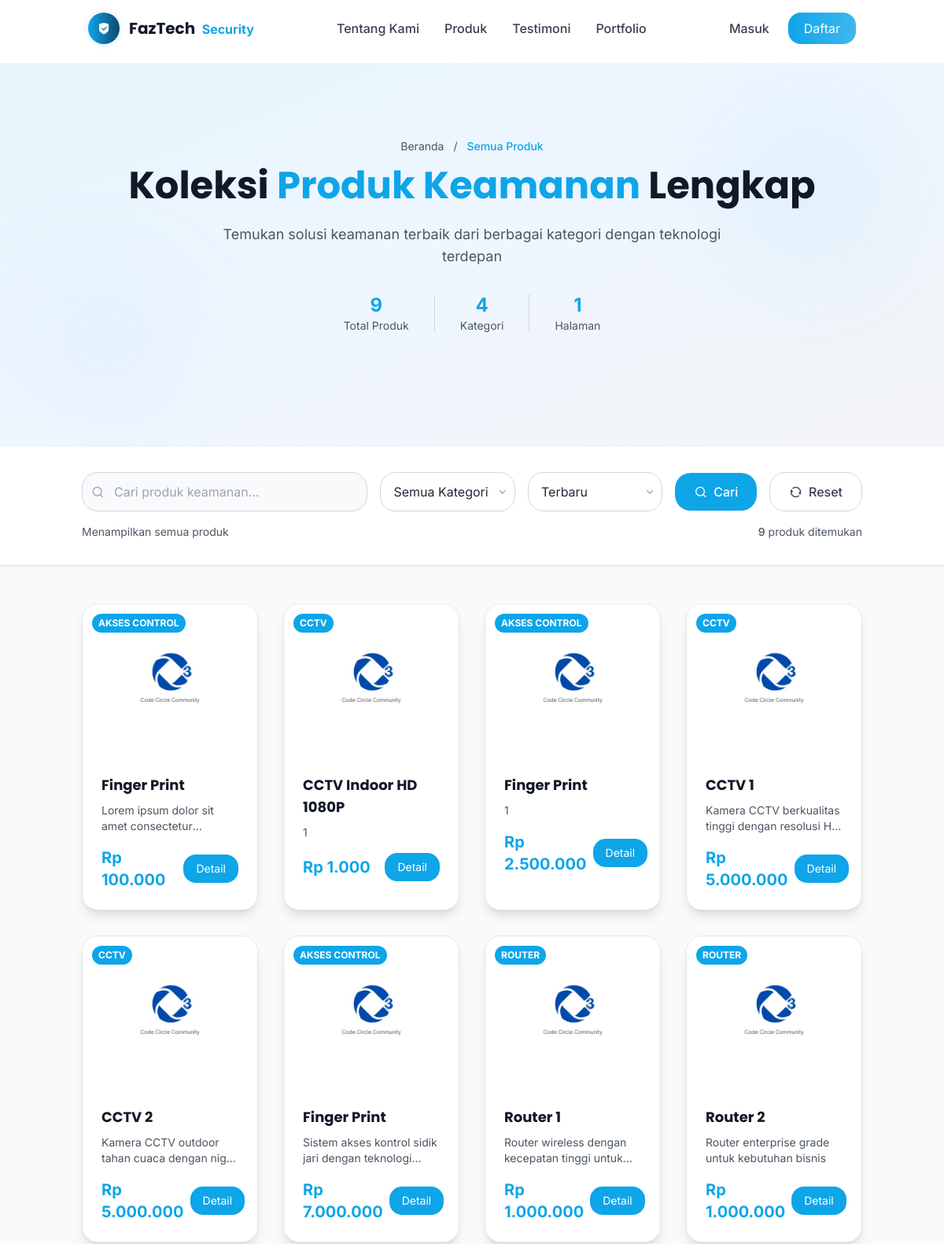
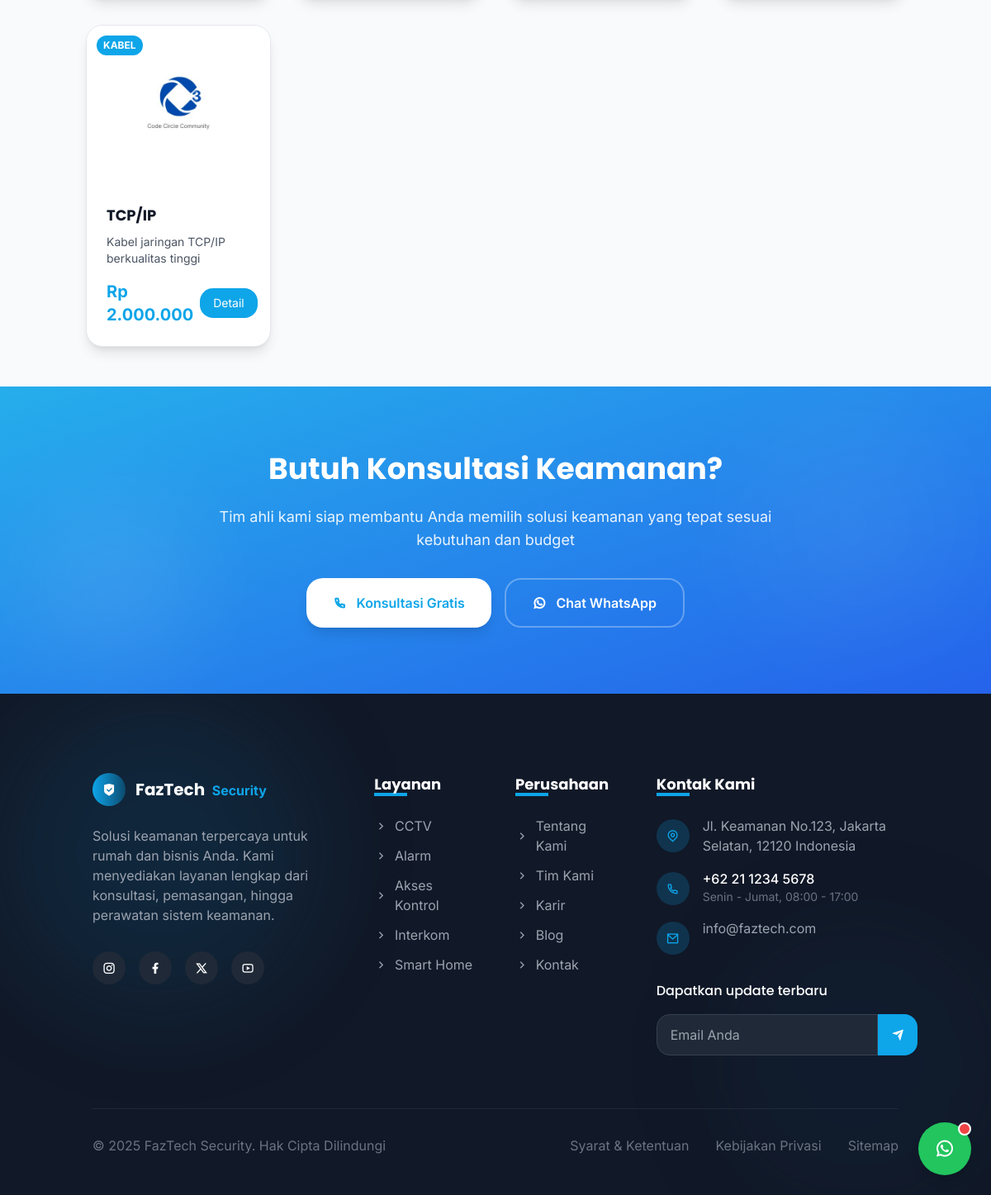
Screenshot of /index.php/beranda/produk with the database file from the repository (2 pictures, top to bottom).
### tables this page shows
CREATE TABLE `produk` (
  `id` int NOT NULL,
  `nama_produk` varchar(100) NOT NULL,
  `kategori` varchar(50) NOT NULL,
  `harga` decimal(15,2) NOT NULL,
  `stok` int NOT NULL DEFAULT '0',
  `deskripsi` text,
  `gambar` varchar(255) DEFAULT NULL,
  `tanggal_dibuat` timestamp NOT NULL DEFAULT CURRENT_TIMESTAMP,
  `tanggal_diperbarui` timestamp NOT NULL DEFAULT CURRENT_TIMESTAMP ON UPDATE CURRENT_TIMESTAMP
);

### application/controllers/Beranda.php (called while the page is built, shortened)
<?php
class Beranda extends CI_Controller {
    public function __construct() {
        $this->load->model('Produk_model');
        $this->load->model('Testimoni_model');
        $this->load->model('Kontak_model');
        $this->load->model('Portfolio_model');
    }
    public function produk() {
        $this->load->library('pagination');
        $kata_kunci = $this->input->get('search') ? $this->input->get('search') : '';
        $kategori = $this->input->get('kategori') ? $this->input->get('kategori') : '';
        $urutan = $this->input->get('urutan') ? $this->input->get('urutan') : 'terbaru';
        $page = $this->input->get('page') ? $this->input->get('page') : 1;
        $per_page = 12;
        $offset = ($page - 1) * $per_page;
        $produk = $this->Produk_model->ambil_produk_dengan_pagination($per_page, $offset, $kata_kunci, $kategori, $urutan);
        $total_produk = $this->Produk_model->hitung_total_produk_dengan_filter($kata_kunci, $kategori);
        $total_semua_produk = $this->Produk_model->hitung_total_produk();
        $config['base_url'] = base_url('produk');
        $config['total_rows'] = $total_produk;
        $config['per_page'] = $per_page;
        $config['page_query_string'] = TRUE;
        $config['query_string_segment'] = 'page';
        $config['reuse_query_string'] = TRUE;
        $config['full_tag_open'] = '<nav aria-label="Pagination"><ul class="flex justify-center space-x-2 mt-8">';
        $config['full_tag_close'] = '</ul></nav>';
        $config['first_link'] = 'Pertama';
        $config['first_tag_open'] = '<li>';
        $config['first_tag_close'] = '</li>';
        $config['last_link'] = 'Terakhir';
        $config['last_tag_open'] = '<li>';
        $config['last_tag_close'] = '</li>';
        $config['next_link'] = 'Selanjutnya';
        $config['next_tag_open'] = '<li>';
        $config['next_tag_close'] = '</li>';
        $config['prev_link'] = 'Sebelumnya';
        $config['prev_tag_open'] = '<li>';
        $config['prev_tag_close'] = '</li>';
        $config['cur_tag_open'] = '<li><span class="px-4 py-2 bg-primary text-white rounded-lg">';
        $config['cur_tag_close'] = '</span></li>';
        $config['num_links'] = 3;
        $config['num_tag_open'] = '<li>';
        $config['num_tag_close'] = '</li>';
        $config['attributes'] = array('class' => 'px-4 py-2 border border-gray-300 rounded-lg hover:bg-gray-50 transition-colors');
        $this->pagination->initialize($config);
        $data['judul'] = 'Semua Produk - FazTech';
        $data['produk'] = $produk;
        $data['kategori_produk'] = $this->Produk_model->ambil_semua_kategori();
        $data['kata_kunci'] = $kata_kunci;
        $data['kategori_terpilih'] = $kategori;
        $data['urutan_terpilih'] = $urutan;
        $data['total_produk'] = $total_produk;
        $data['total_semua_produk'] = $total_semua_produk;
        $data['pagination_links'] = $this->pagination->create_links();
        $data['current_page'] = $page;
        $data['total_pages'] = ceil($total_produk / $per_page);
        $data['sudah_login'] = $this->session->userdata('login') ? true : false;
        $data['nama_pengguna'] = $this->session->userdata('nama_lengkap');
        $data['peran_pengguna'] = $this->session->userdata('peran');
        $this->load->view('beranda/produk', $data);
    }
}

### index.php (called while the page is built, shortened)
<?php
require_once BASEPATH.'core/CodeIgniter.php';

### application/models/Produk_model.php (called while the page is built, shortened)
<?php
class Produk_model extends CI_Model {
    public function hitung_total_produk() {
        return $this->db->count_all('produk');
    }
    public function ambil_semua_kategori() {
        $this->db->select('kategori');
        $this->db->group_by('kategori');
        $this->db->order_by('kategori', 'ASC');
        return $this->db->get('produk')->result();
    }
    public function ambil_produk_dengan_pagination($limit, $offset, $kata_kunci = '', $kategori = '', $urutan = 'terbaru') {
        $this->db->where('stok >', 0);
        switch($urutan) {
            default:
                $this->db->order_by('tanggal_dibuat', 'DESC');
                break;
        }
        $this->db->limit($limit, $offset);
        return $this->db->get('produk')->result();
    }
    public function hitung_total_produk_dengan_filter($kata_kunci = '', $kategori = '') {
        $this->db->where('stok >', 0);
        return $this->db->count_all_results('produk');
    }
}

### application/views/beranda/produk.php (the view, shortened to what this page needs)
<section class="py-24 bg-gradient-to-br from-primary/10 via-blue-50 to-gray-100 relative overflow-hidden">
    <div class="absolute inset-0 overflow-hidden">
        <div class="absolute top-10 right-10 w-64 h-64 bg-primary/5 rounded-full filter blur-3xl"></div>
        <div class="absolute bottom-10 left-10 w-48 h-48 bg-blue-500/5 rounded-full filter blur-3xl"></div>
    </div>
    <div class="container mx-auto px-4 relative z-10">
        <div class="text-center mb-12" data-aos="fade-up">
            <nav class="text-sm text-gray-600 mb-4">
                <a href="<?= base_url() ?>" class="hover:text-primary transition-colors">Beranda</a>
                <span class="mx-2">/</span>
                <span class="text-primary font-medium">Semua Produk</span>
            </nav>
            <h1 class="text-4xl md:text-5xl font-bold text-gray-900 mb-6">
                Koleksi <span class="text-primary">Produk Keamanan</span> Lengkap
            </h1>
            <p class="text-gray-600 max-w-2xl mx-auto text-lg">
                Temukan solusi keamanan terbaik dari berbagai kategori dengan teknologi terdepan
            </p>
            <div class="flex justify-center items-center space-x-8 mt-8">
                <div class="text-center">
                    <div class="text-2xl font-bold text-primary"><?= $total_semua_produk ?></div>
                    <div class="text-sm text-gray-600">Total Produk</div>
                </div>
                <div class="text-center">
                    <div class="text-2xl font-bold text-primary"><?= count($kategori_produk) ?></div>
                    <div class="text-sm text-gray-600">Kategori</div>
                </div>
                <div class="text-center">
                    <div class="text-2xl font-bold text-primary"><?= $total_pages ?></div>
                    <div class="text-sm text-gray-600">Halaman</div>
                </div>
            </div>
        </div>
    </div>
</section>
<section class="py-8 bg-white border-b border-gray-200 sticky top-16 z-30 shadow-sm">
    <div class="container mx-auto px-4">
        <form method="GET" action="<?= base_url('produk') ?>" class="flex flex-col md:flex-row gap-4 items-start md:items-center md:justify-between">
            <div class="w-full md:flex-1 md:max-w-md">
                <div class="relative">
                    <input type="text" name="search"
                           value="<?= htmlspecialchars($kata_kunci) ?>"
                           placeholder="Cari produk keamanan..."
                           class="w-full pl-10 pr-4 py-3 border border-gray-300 rounded-xl focus:ring-2 focus:ring-primary focus:border-transparent outline-none transition-all duration-200 bg-gray-50 hover:bg-white">
                    <i class="ri-search-line absolute left-3 top-1/2 transform -translate-y-1/2 text-gray-400"></i>
                </div>
            </div>
            <div class="flex flex-col sm:flex-row md:flex-row gap-3 sm:gap-4 w-full md:w-auto md:flex-wrap md:items-center">
                <div class="relative w-full sm:flex-1 md:w-auto">
                    <select name="kategori"
                            class="appearance-none bg-white border border-gray-300 rounded-xl px-4 py-3 pr-8 focus:ring-2 focus:ring-primary focus:border-transparent outline-none transition-all duration-200 w-full md:min-w-[150px]">
                        <option value="">Semua Kategori</option>
                    </select>
                </div>
                <div class="relative w-full sm:flex-1 md:w-auto">
                    <select name="urutan"
                            class="appearance-none bg-white border border-gray-300 rounded-xl px-4 py-3 pr-8 focus:ring-2 focus:ring-primary focus:border-transparent outline-none transition-all duration-200 w-full md:min-w-[150px]">
                        <option value="terbaru" <?= ($urutan_terpilih == 'terbaru') ? 'selected' : '' ?>>Terbaru</option>
                    </select>
                </div>
                <button type="submit"
                        class="bg-primary text-white px-6 py-3 rounded-xl hover:bg-primary/90 transition-all duration-200 font-medium flex items-center justify-center w-full sm:w-auto md:w-auto">
                    <i class="ri-search-line mr-2"></i>
                    Cari
                </button>
                <a href="<?= base_url('produk') ?>"
                   class="border border-gray-300 text-gray-700 px-6 py-3 rounded-xl hover:bg-gray-50 transition-all duration-200 font-medium flex items-center justify-center w-full sm:w-auto md:w-auto">
                    <i class="ri-refresh-line mr-2"></i>
                    Reset
                </a>
            </div>
        </form>
        <div class="mt-4 flex flex-col sm:flex-row sm:justify-between sm:items-center gap-2 text-sm text-gray-600">
            <div class="flex flex-wrap items-center gap-2">
                <?php if(!empty($kata_kunci) || !empty($kategori_terpilih)): ?>
                    <span>Menampilkan hasil untuk:</span>
                    <?php if(!empty($kata_kunci)): ?>
                        <span class="bg-primary/10 text-primary px-2 py-1 rounded-md font-medium">"<?= htmlspecialchars($kata_kunci) ?>"</span>
                    <?php endif; ?>
                    <?php if(!empty($kategori_terpilih)): ?>
                        <span class="bg-blue-100 text-blue-700 px-2 py-1 rounded-md font-medium"><?= $kategori_terpilih ?></span>
                    <?php endif; ?>
                <?php else: ?>
                    <span>Menampilkan semua produk</span>
                <?php endif; ?>
            </div>
            <div class="text-right sm:text-left">
                <span class="font-medium"><?= $total_produk ?></span> produk ditemukan
            </div>
        </div>
    </div>
</section>
<section class="py-12 bg-gray-50">
    <div class="container mx-auto px-4">
        <?php if(empty($produk)): ?>
            <div class="text-center py-20">
                <div class="flex flex-col items-center">
                    <i class="ri-search-line ri-4x text-gray-300 mb-6"></i>
                    <h3 class="text-2xl font-bold text-gray-900 mb-4">Tidak Ada Produk Ditemukan</h3>
                    <p class="text-gray-600 mb-6 max-w-md">
                        Maaf, tidak ada produk yang sesuai dengan kriteria pencarian Anda.
                        Coba ubah kata kunci atau filter yang digunakan.
                    </p>
                    <a href="<?= base_url('produk') ?>"
                       class="bg-primary text-white px-6 py-3 rounded-xl hover:bg-primary/90 transition-colors font-medium">
                        Lihat Semua Produk
                    </a>
                </div>
            </div>
        <?php else: ?>
            <div class="grid grid-cols-2 sm:grid-cols-2 md:grid-cols-3 lg:grid-cols-4 gap-4 sm:gap-6 md:gap-8">
                <?php foreach($produk as $index => $item): ?>
                    <div class="group bg-white rounded-xl overflow-hidden border border-gray-200 shadow-lg hover:shadow-2xl transition-all duration-300 transform hover:-translate-y-2"
                         data-aos="fade-up"
                         data-aos-delay="<?= 100 + ($index * 50) ?>">
                        <div class="h-40 sm:h-48 overflow-hidden relative">
                            <?php if(!empty($item->gambar)): ?>
                                <img src="<?= base_url('uploads/products/' . $item->gambar) ?>"
                                     alt="<?= $item->nama_produk ?>"
                                     class="w-full h-full object-cover transition-transform duration-500 group-hover:scale-110">
                            <?php else: ?>
                                <div class="w-full h-full flex items-center justify-center bg-gray-200">
                                    <i class="ri-image-line text-2xl sm:ri-3x text-gray-400"></i>
                                </div>
                            <?php endif; ?>
                            <div class="absolute top-2 left-2 sm:top-3 sm:left-3 bg-primary text-white text-xs font-bold uppercase px-1.5 py-0.5 sm:px-2 sm:py-1 rounded-md">
                                <?= $item->kategori ?>
                            </div>
                        </div>
                        <div class="p-3 sm:p-6">
                            <div class="flex justify-between items-start mb-2">
                                <h3 class="text-sm sm:text-lg font-bold text-gray-900 group-hover:text-primary transition-colors line-clamp-2"><?= $item->nama_produk ?></h3>
                            </div>
                            <p class="text-gray-600 mb-3 sm:mb-4 text-xs sm:text-sm line-clamp-2"><?= $item->deskripsi ?></p>
                            <div class="flex flex-col sm:flex-row sm:justify-between sm:items-center gap-2">
                                <span class="font-bold text-sm sm:text-xl text-primary">Rp <?= number_format($item->harga, 0, ',', '.') ?></span>
                                <button class="text-xs sm:text-sm px-3 sm:px-4 py-2 bg-primary text-white rounded-lg hover:bg-primary/90 transition detail-btn w-full sm:w-auto"
                                        data-id="<?= $item->id ?>">
                                    Detail
                                </button>
                            </div>
                        </div>
                    </div>
                <?php endforeach; ?>
            </div>
        <?php endif; ?>
    </div>
</section>
<section class="py-20 bg-gradient-to-br from-primary/90 to-blue-600 text-white relative overflow-hidden">
    <div class="absolute inset-0 overflow-hidden">
        <div class="absolute top-10 right-10 w-64 h-64 bg-white/5 rounded-full filter blur-3xl"></div>
        <div class="absolute bottom-10 left-10 w-48 h-48 bg-white/10 rounded-full filter blur-3xl"></div>
    </div>
    <div class="container mx-auto px-4 text-center relative z-10">
        <div data-aos="fade-up">
            <h2 class="text-3xl md:text-4xl font-bold mb-6">
                Butuh Konsultasi Keamanan?
            </h2>
            <p class="text-white/90 text-lg mb-8 max-w-2xl mx-auto">
                Tim ahli kami siap membantu Anda memilih solusi keamanan yang tepat sesuai kebutuhan dan budget
            </p>
            <div class="flex flex-col sm:flex-row gap-4 justify-center">
                <a href="<?= base_url('beranda#kontak') ?>"
                   class="inline-flex items-center bg-white text-primary px-8 py-4 rounded-xl font-semibold hover:bg-gray-100 transition-all duration-300 transform hover:scale-105 shadow-lg">
                    <i class="ri-phone-line mr-3"></i>
                    Konsultasi Gratis
                </a>
                <a href="https://wa.me/6281234567890?text=Halo, saya ingin konsultasi tentang sistem keamanan"
                   class="inline-flex items-center border-2 border-white/30 backdrop-blur-sm text-white px-8 py-4 rounded-xl font-semibold hover:bg-white/10 transition-all duration-300 transform hover:scale-105"
                   target="_blank">
                    <i class="ri-whatsapp-line mr-3"></i>
                    Chat WhatsApp
                </a>
            </div>
        </div>
    </div>
</section>

### application/views/templates/header.php (style rules this page uses)
:where([class^="ri-"])::before { content: "\f3c2"; }
html { scroll-behavior: smooth; }
body { font-family: 'Inter', sans-serif; }
h1, h2, h3, h4, h5, h6 { font-family: 'Poppins', sans-serif; }

### application/views/beranda/produk.php (style rules this page uses)
.line-clamp-2 { display: -webkit-box; -webkit-line-clamp: 2; -webkit-box-orient: vertical; overflow: hidden; }
html { scroll-behavior: smooth; }

### rows the page displays
produk: gambar (picture), kategori "AKSES CONTROL", nama_produk "Finger Print", deskripsi "Lorem ipsum dolor sit amet…", harga "100.000"
produk: gambar (picture), kategori "CCTV", nama_produk "CCTV Indoor HD 1080P", deskripsi "1", harga "1.000"
produk: gambar (picture), kategori "AKSES CONTROL", nama_produk "Finger Print", deskripsi "1", harga "2.500.000"
produk: gambar (picture), kategori "CCTV", nama_produk "CCTV 1", deskripsi "Kamera CCTV berkualitas tinggi dengan resolusi…", harga "5.000.000"
produk: gambar (picture), kategori "CCTV", nama_produk "CCTV 2", deskripsi "Kamera CCTV outdoor tahan cuaca dengan…", harga "5.000.000"
produk: gambar (picture), kategori "AKSES CONTROL", nama_produk "Finger Print", deskripsi "Sistem akses kontrol sidik jari dengan…", harga "7.000.000"
produk: gambar (picture), kategori "ROUTER", nama_produk "Router 1", deskripsi "Router wireless dengan kecepatan tinggi…", harga "1.000.000"
produk: gambar (picture), kategori "ROUTER", nama_produk "Router 2", deskripsi "Router enterprise grade untuk kebutuhan bisnis", harga "1.000.000"
produk: gambar (picture), kategori "KABEL", nama_produk "TCP/IP", deskripsi "Kabel jaringan TCP/IP berkualitas tinggi", harga "2.000.000"

### other values shown
$total_semua_produk "9"
count($kategori_produk) "4"
$total_pages "1"
$total_produk "9"
